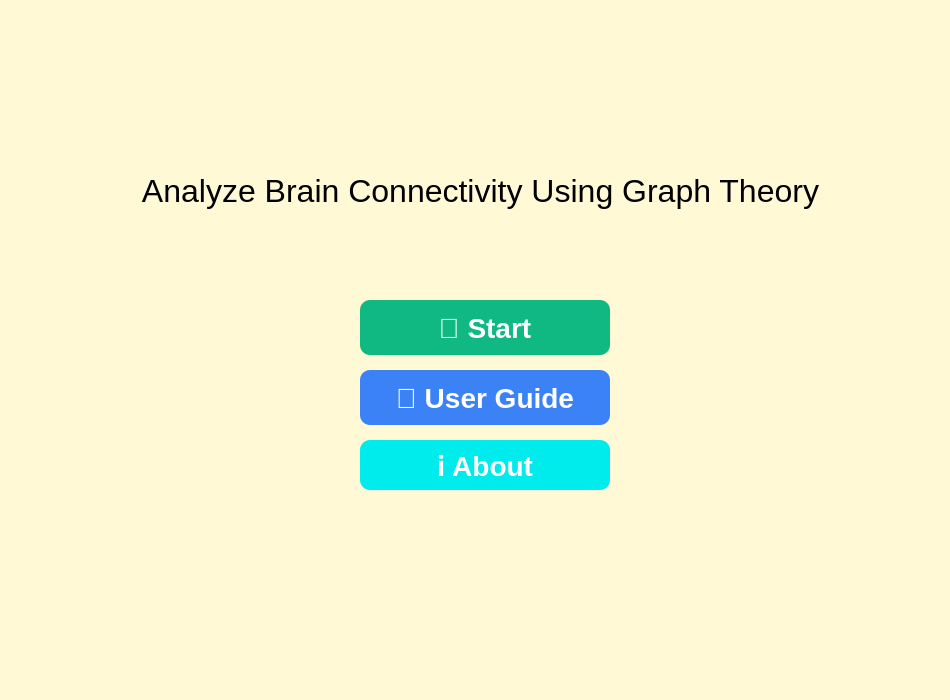
<?xml version="1.0" encoding="UTF-8"?>
<ui version="4.0">
 <class>OpeningScreen</class>
 <widget class="QMainWindow" name="OpeningScreen">
  <property name="geometry">
   <rect>
    <x>0</x>
    <y>0</y>
    <width>950</width>
    <height>700</height>
   </rect>
  </property>
  <property name="maximumSize">
   <size>
    <width>1200</width>
    <height>880</height>
   </size>
  </property>
  <property name="windowTitle">
   <string>Welcome</string>
  </property>
  <property name="styleSheet">
   <string notr="true">background-color: #fff9d6;</string>
  </property>
  <property name="toolButtonStyle">
   <enum>Qt::ToolButtonIconOnly</enum>
  </property>
  <widget class="QWidget" name="centralwidget">
   <widget class="QLabel" name="titleLabel">
    <property name="geometry">
     <rect>
      <x>60</x>
      <y>80</y>
      <width>831</width>
      <height>80</height>
     </rect>
    </property>
    <property name="font">
     <font>
      <family>Arial</family>
      <pointsize>36</pointsize>
      <weight>50</weight>
      <bold>false</bold>
     </font>
    </property>
    <property name="text">
     <string/>
    </property>
    <property name="pixmap">
     <pixmap>Picture1.png</pixmap>
    </property>
    <property name="scaledContents">
     <bool>true</bool>
    </property>
    <property name="alignment">
     <set>Qt::AlignCenter</set>
    </property>
   </widget>
   <widget class="QPushButton" name="startButton">
    <property name="geometry">
     <rect>
      <x>360</x>
      <y>300</y>
      <width>250</width>
      <height>55</height>
     </rect>
    </property>
    <property name="font">
     <font>
      <pointsize>-1</pointsize>
      <weight>75</weight>
      <bold>true</bold>
     </font>
    </property>
    <property name="styleSheet">
     <string notr="true">QPushButton {
    background-color: #10B981;
    color: white;
    border-radius: 10px;
    padding: 8px 16px;
    font-weight: bold;
    font-size: 28px;
    border: none;
}
QPushButton:hover {
    background-color: #059669;
}
QPushButton:pressed {
    background-color: #047857;
}</string>
    </property>
    <property name="text">
     <string>🚀 Start</string>
    </property>
   </widget>
   <widget class="QPushButton" name="userGuideButton">
    <property name="geometry">
     <rect>
      <x>360</x>
      <y>370</y>
      <width>250</width>
      <height>55</height>
     </rect>
    </property>
    <property name="font">
     <font>
      <pointsize>-1</pointsize>
      <weight>75</weight>
      <bold>true</bold>
     </font>
    </property>
    <property name="styleSheet">
     <string notr="true">QPushButton {
    background-color: #3B82F6;
    color: white;
    border-radius: 10px;
    padding: 8px 16px;
    font-weight: bold;
    font-size: 28px;
    border: none;
}
QPushButton:hover {
    background-color: #2563EB;
}
QPushButton:pressed {
    background-color: #1D4ED8;
}</string>
    </property>
    <property name="text">
     <string>📖 User Guide</string>
    </property>
   </widget>
   <widget class="QPushButton" name="aboutButton">
    <property name="geometry">
     <rect>
      <x>360</x>
      <y>440</y>
      <width>250</width>
      <height>50</height>
     </rect>
    </property>
    <property name="font">
     <font>
      <pointsize>-1</pointsize>
      <weight>75</weight>
      <bold>true</bold>
     </font>
    </property>
    <property name="styleSheet">
     <string notr="true">QPushButton {
    background-color: #00ebeb;
    color: white;
    border-radius: 10px;
    padding: 8px 16px;
	font-weight: bold;
    font-size: 28px;
    border: none;
}
QPushButton:hover {
    background-color: #00cccc;
}
QPushButton:pressed {
    background-color: #009999;
}</string>
    </property>
    <property name="text">
     <string>ℹ️ About</string>
    </property>
   </widget>
   <widget class="QLabel" name="titleLabel_2">
    <property name="geometry">
     <rect>
      <x>120</x>
      <y>160</y>
      <width>721</width>
      <height>61</height>
     </rect>
    </property>
    <property name="font">
     <font>
      <family>Arial</family>
      <pointsize>24</pointsize>
      <weight>50</weight>
      <bold>false</bold>
     </font>
    </property>
    <property name="text">
     <string>Analyze Brain Connectivity Using Graph Theory</string>
    </property>
    <property name="alignment">
     <set>Qt::AlignCenter</set>
    </property>
   </widget>
   <widget class="QLabel" name="label">
    <property name="geometry">
     <rect>
      <x>30</x>
      <y>520</y>
      <width>150</width>
      <height>150</height>
     </rect>
    </property>
    <property name="text">
     <string/>
    </property>
    <property name="pixmap">
     <pixmap>neural-network.png</pixmap>
    </property>
    <property name="scaledContents">
     <bool>true</bool>
    </property>
   </widget>
  </widget>
  <widget class="QStatusBar" name="statusbar"/>
 </widget>
 <resources/>
 <connections/>
</ui>
